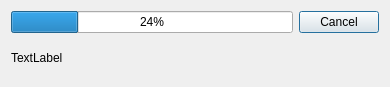
<?xml version="1.0" encoding="UTF-8"?>
<ui version="4.0">
 <class>ProgressDialog</class>
 <widget class="QDialog" name="ProgressDialog">
  <property name="geometry">
   <rect>
    <x>0</x>
    <y>0</y>
    <width>390</width>
    <height>87</height>
   </rect>
  </property>
  <property name="windowTitle">
   <string>Processing...</string>
  </property>
  <property name="modal">
   <bool>true</bool>
  </property>
  <layout class="QGridLayout" name="gridLayout">
   <item row="0" column="0">
    <widget class="QProgressBar" name="progressBar">
     <property name="value">
      <number>24</number>
     </property>
    </widget>
   </item>
   <item row="0" column="1">
    <widget class="QPushButton" name="pushButton">
     <property name="text">
      <string>Cancel</string>
     </property>
    </widget>
   </item>
   <item row="1" column="0">
    <widget class="QLabel" name="label">
     <property name="text">
      <string>TextLabel</string>
     </property>
    </widget>
   </item>
  </layout>
 </widget>
 <resources/>
 <connections/>
</ui>
